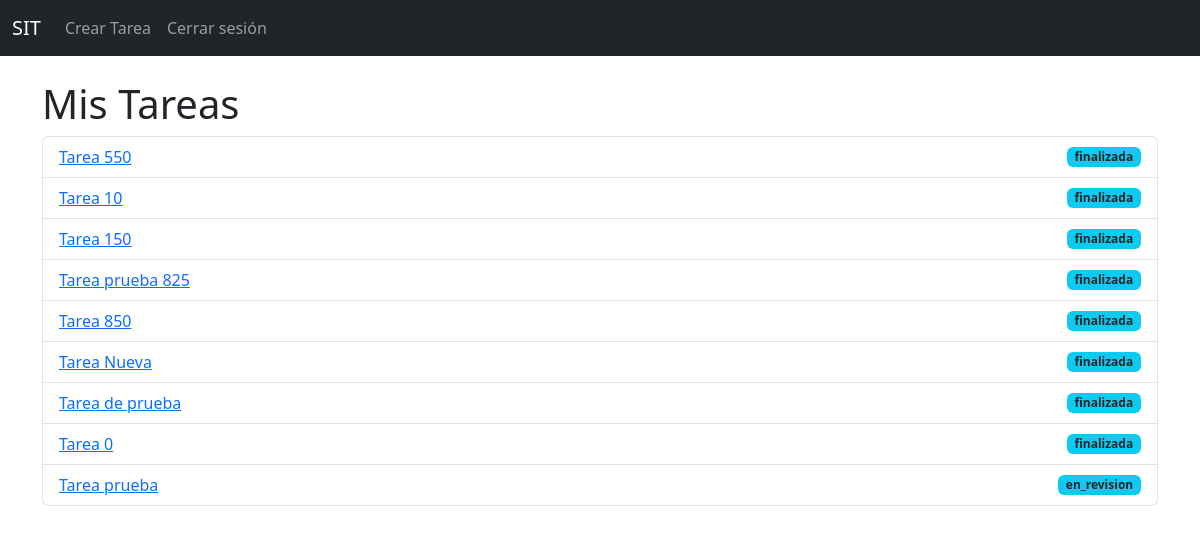
The app's page /tareas/ (signed in), older data.
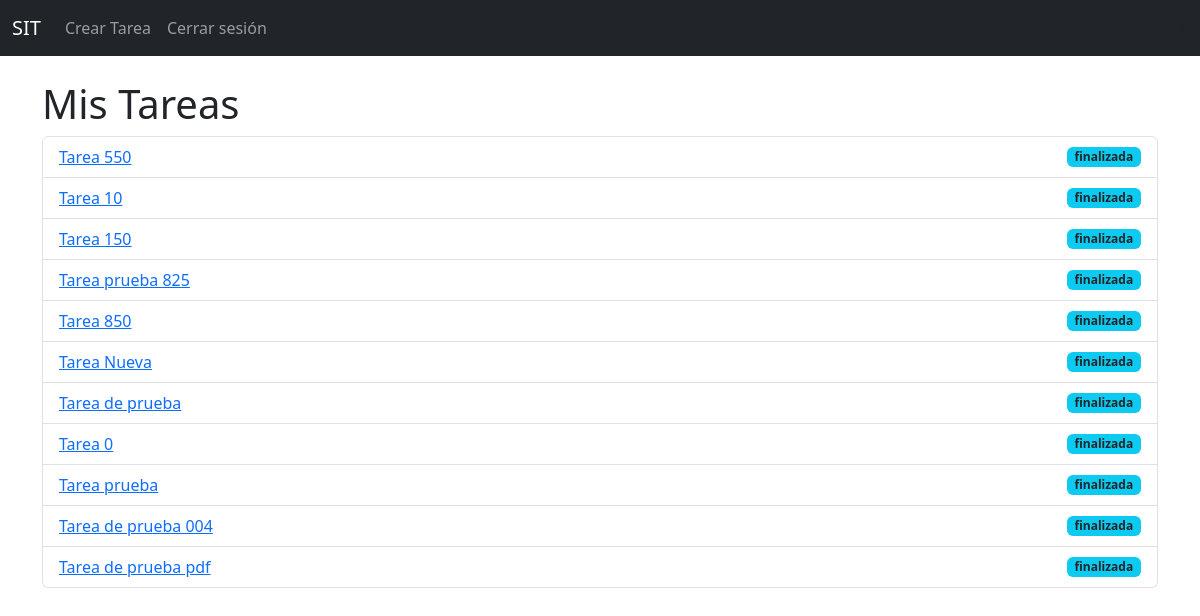
The same page, newer data.
### tareas_app/models.py (models this page shows, shortened)
class Tarea(models.Model):
    titulo = models.CharField(max_length=100)
    descripcion = models.TextField()
    asignado_a = models.ForeignKey(Empleado, on_delete=models.SET_NULL, null=True, blank=True, related_name="tareas_asignadas")
    creada_por = models.ForeignKey(Empleado, null=True, blank=True, on_delete=models.SET_NULL)
    fecha_creacion = models.DateTimeField(auto_now_add=True)
    plano = models.ImageField(upload_to='planos/', null=True, blank=True)
    estado = models.CharField(max_length=20, choices=ESTADOS, default='pendiente')

### tareas_app/views.py (the view)
# urls.py: path('', views.lista_tareas, name='lista_tareas'),  # /tareas/
@login_required
def lista_tareas(request):
    empleado = get_object_or_404(Empleado, usuario=request.user)
    if empleado.perfil == 'operario':
        tareas = Tarea.objects.filter(asignado_a=empleado)
    elif empleado.perfil == 'controlador':
        tareas = Tarea.objects.filter(estado='en_progreso')
    else:
        tareas = Tarea.objects.all()
    return render(request, 'tareas/lista_tareas.html', {'tareas': tareas})

### templates/tareas/lista_tareas.html (shortened to what this page needs)
{% extends "base.html" %}
{% block content %}
<h1>Mis Tareas</h1>
<ul class="list-group">
    {% for tarea in tareas %}
        <li class="list-group-item d-flex justify-content-between align-items-center">
            <a href="{% url 'detalle_tarea' tarea.id %}">{{ tarea.titulo }}</a>
            <span class="badge bg-info text-dark">{{ tarea.estado }}</span>
        </li>
    {% empty %}
        <li class="list-group-item">No hay tareas asignadas.</li>
    {% endfor %}
</ul>
{% endblock %}

### templates/base.html (shortened to what this page needs)
<!DOCTYPE html>
<html lang="es">
<head>
    <link href="https://cdn.jsdelivr.net/npm/bootstrap@5.3.0/dist/css/bootstrap.min.css" rel="stylesheet">
    <link rel="stylesheet" href="https://cdn.jsdelivr.net/npm/bootstrap@5.3.3/dist/css/bootstrap.min.css">
</head>
<body>
    <nav class="navbar navbar-expand-lg navbar-dark bg-dark mb-4">
        <div class="container-fluid">
            <a class="navbar-brand" href=>SIT</a>
            <div class="collapse navbar-collapse">
                <ul class="navbar-nav me-auto">
                    {% if user.is_authenticated %}
                        {% if user.empleado.perfil == 'encargado' %}
                            <li class="nav-item"><a class="nav-link" href="{% url 'crear_tarea' %}">Crear Tarea</a></li>
                        {% elif user.empleado.perfil == 'operario' %}
                            <li class="nav-item"><a class="nav-link" href="{% url 'tareas_operario' %}">Mis Tareas</a></li>
                        {% elif user.empleado.perfil == 'controlador' %}
                            <li class="nav-item"><a class="nav-link" href="{% url 'tareas_para_controlar' %}">Controlar Tareas</a></li>
                        {% endif %}
                        <li class="nav-item"><a class="nav-link" href="{% url 'cerrar' %}">Cerrar sesión</a></li>
                    {% else %}
                        <li class="nav-item"><a class="nav-link" href="{% url 'login' %}">Iniciar sesión</a></li>
                    {% endif %}
                </ul>
            </div>>
    </nav>
    <div class="container">
        {% block content %}{% endblock %}
    </div>
</body>
</html>

Row changes from the older to the newer data that the page shows:
changed Tarea "Tarea prueba": estado "en_revision" → "finalizada"
added Tarea: titulo "Tarea de prueba 004", estado "finalizada"
added Tarea: titulo "Tarea de prueba pdf", estado "finalizada"
